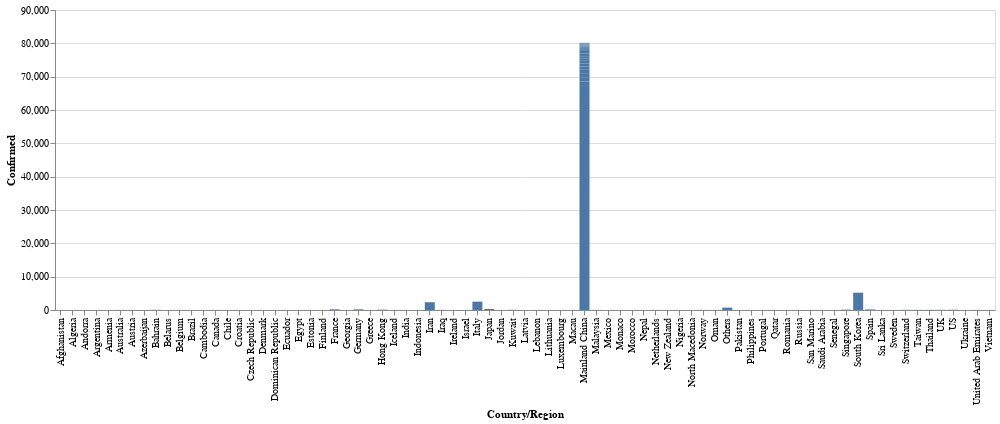

The cell this chart's notebook holds for it:
### Code cell
alt.Chart(df).mark_bar(size=10).encode(
    x='Country/Region',
    y=y_axis_column
).properties(width=940)

### Figure 1 — Vega-Lite specification as saved in the notebook (floating-point values rounded to 4 significant figures; data arrays with more than 128 entries replaced by an {"elided": "..."} marker saying what was removed)
{"config": {"view": {"continuousWidth": 400, "continuousHeight": 300}}, "data": {"name": "data-da9d5614a8fafc5331ef1ebecb2ccad0"}, "mark": {"type": "bar", "size": 10}, "encoding": {"x": {"type": "nominal", "field": "Country/Region"}, "y": {"type": "quantitative", "field": "Confirmed"}}, "width": 940, "$schema": "https://vega.github.io/schema/vega-lite/v4.0.2.json", "datasets": {"data-da9d5614a8fafc5331ef1ebecb2ccad0": {"elided": "151 records"}}}
